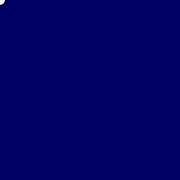
Frame 1 (no input)
Frame 60 (the mouse pressed at the canvas centre just before this capture): identical to frame 1, image omitted
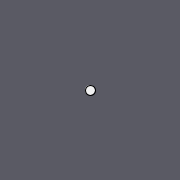
Frame 120 (the mouse held since frame 60 and released just before this capture)

The Processing sketch that drew these frames (run headless with seeded random() and noise(); from frame 60 on, the mouse is pressed at the canvas centre):

// Processing sketch: sketch_191118helloword
// ── sketch_191118helloword.pde
void setup(){//setforbackground
  
  size(180,180);//size
}
void draw(){
  background(mouseX,mouseY,100);//color(red,green,blue)
  if(keyPressed){//scanf
    fill(95);//fillcolor
  }else{
    fill(240);
  }
  ellipse(mouseX,mouseY,10,10);//(site,size)
}
